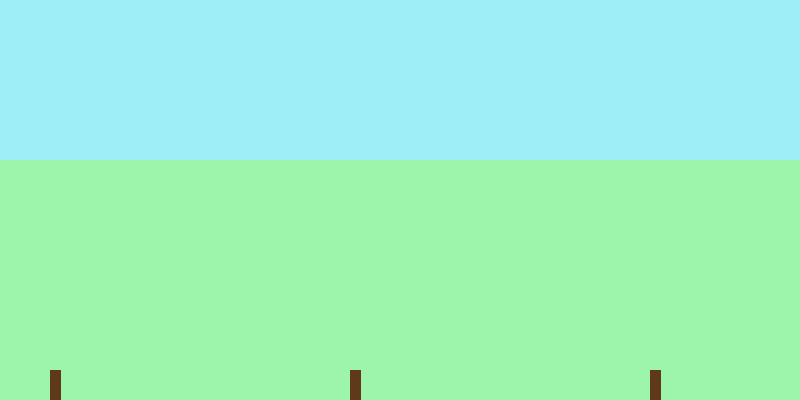
Frame 1 (no input)
Frame 60 (the mouse pressed at the canvas centre just before this capture): identical to frame 1, image omitted
Frame 120 (the mouse held since frame 60 and released just before this capture): identical to frame 1, image omitted

The Processing sketch that drew this single still picture (run headless with seeded random() and noise(); from frame 60 on, the mouse is pressed at the canvas centre):

// Processing sketch: Fading_Trees_java
// ── Fading_Trees_java.pde
color leafColour,trunkColour;
float yPos;
float v;
float x;
float y;
 
void setup()
{
  size(800, 400);
  noStroke();
  leafColour  = color(82, 144, 97);
  trunkColour = color(95, 57, 26);
  
  yPos = 600;
  v = 0;
  
  background(157, 238, 247);   // Sky
  fill(156, 245, 170);         // Ground.
  rect(0, height/2.5, width, height/1.5);
  
  for (float i=0; i<4; i++) {
    v+=75;
    for (float xPos=50; xPos<width; xPos=xPos+v)
    {
      drawTree(xPos,yPos,x,y);
    }
    x -= 3;
    y -= 100;
  }
}
 
void draw()
{

  }
 
// Draws a single tree at the given position.
void drawTree(float treeX, float treeY, float leafSize, float trunkSize)
{
  fill(trunkColour);
  rect(treeX, treeY, leafSize+20, trunkSize+70);
  fill(leafColour);
  ellipse(treeX+10, treeY-30, leafSize+70, trunkSize+90);
}
